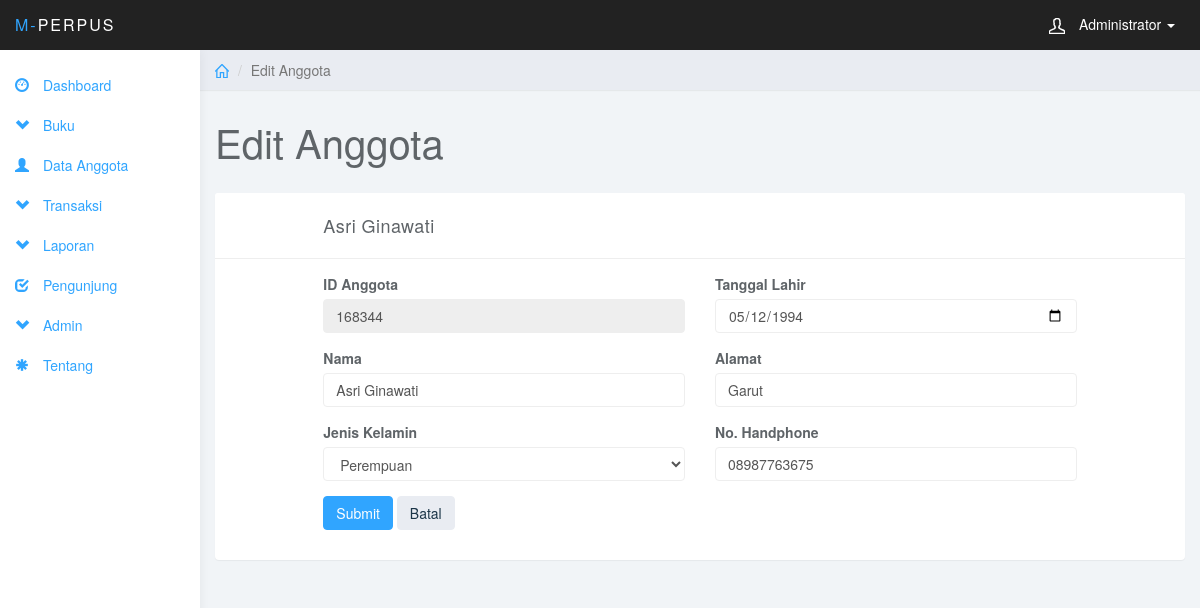
Page /modul/index.php?page=anggota_edit&no=3 (signed in) on the committed database.
### tables this page shows
CREATE TABLE `tbl_anggota` (
  `no` int(5) NOT NULL,
  `id_anggota` int(11) NOT NULL,
  `nama` varchar(25) NOT NULL,
  `jk` enum('L','P') NOT NULL,
  `tgl_lahir` date NOT NULL,
  `alamat` varchar(50) NOT NULL,
  `no_hp` varchar(12) NOT NULL
);

### modul/anggota/anggota_edit.php (the view, shortened to what this page needs)
<?php
    $no     = $_GET['no'];
    $query = "SELECT * FROM tbl_anggota WHERE no=$no";
    $sql = mysql_query($query);
    $data = mysql_fetch_array($sql);
    $id_anggota = $data['id_anggota'];
    $nama = $data['nama'];
    $jk = $data['jk'];
    $tgl_lahir = $data['tgl_lahir'];
    $alamat = $data['alamat'];
    $no_hp = $data['no_hp'];
?>
    <div class="col-sm-9 col-sm-offset-3 col-lg-10 col-lg-offset-2 main">
        <div class="row">
            <ol class="breadcrumb">
                <li><a href="index.php"><svg class="glyph stroked home"><use xlink:href="#stroked-home"></use></svg></a></li>
                <li class="active">Edit Anggota</li>
            </ol>
        </div>
        <div class="row">
            <div class="col-lg-12">
                <h1 class="page-header">Edit Anggota</h1>
            </div>
        </div>
        <div class="row">
            <div class="col-lg-12">
                <div class="panel panel-default">
                    <div class="panel-heading">
                        <div class="col-md-10 col-md-offset-1"><?=$nama ?></div>
                    </div>
                    <div class="panel-body">
                        <form action="?page=anggota_proses_edit" method="post" enctype="multipart/form-data" name="form1" id="form1">
                            <div class="col-md-5 col-md-offset-1">
                                <div class="form-group">
                                    <label>ID Anggota</label>
                                    <input class="form-control" name="id_anggota" placeholder="ID Anggota" value="<?=$id_anggota ?>" readonly required="">
                                </div>
                                <div class="form-group">
                                    <label>Nama</label>
                                    <input class="form-control" name="nama" placeholder="Nama" value="<?=$nama ?>" required="">
                                </div>
                                <div class="form-group">
                                    <label>Jenis Kelamin</label>
                                    <select name="jk" class="form-control">
                                        <option value="p" <?php if( $jk=='P'){echo "selected"; } ?>>Perempuan</option>
                                    </select>
                                </div>
                            </div>
                            <div class="col-md-5">
                                <div class="form-group">
                                    <label>Tanggal Lahir</label>
                                    <input type="date" class="form-control" name="tgl_lahir" value="<?=$tgl_lahir ?>" required="">
                                </div>
                                <div class="form-group">
                                    <label>Alamat</label>
                                    <input class="form-control" name="alamat" placeholder="Alamat" value="<?=$alamat ?>" required="">
                                </div>
                                <div class="form-group">
                                    <label>No. Handphone</label>
                                    <input class="form-control" name="no_hp" placeholder="No. Handphone" value="<?=$no_hp ?>" required="">
                                </div>
                            </div>
                            <div class="col-md-10 col-md-offset-1 form-group">
                                <button type="submit" class="btn btn-primary">Submit</button>
                                <a href="?page=anggota" class="btn btn-default">Batal</a>
                            </div>
                        </form>
                    </div>
                </div>
            </div>
        </div>
    </div>

### css/styles.css (style rules this page uses)
body { background: #f1f4f7; padding-top: 50px; color: #5f6468; }
a, a:hover, a:focus { color: #30a5ff; }
h1, h2, h3, h4, h5, h6 { color: #5f6468; }
h1 { font-weight: 300; font-size: 40px; }
.form-control { border: 1px solid #eee; box-shadow: none; }
.btn-default, .btn-default:hover, .btn-default:focus, .btn-default:active, .btn-default.active, .open > .dropdown-toggle.btn-default, .btn-default.disabled, .btn-default[disabled], fieldset[disabled] .btn-default, .btn-default.disabled:hover, .btn-default[disabled]:hover, fieldset[disabled] .btn-default:hover, .btn-default.disabled:focus, .btn-default[disabled]:focus, fieldset[disabled] .btn-default:focus, .btn-default.disabled:active, .btn-default[disabled]:active, fieldset[disabled] .btn-default:active, .btn-default.disabled.active, .btn-default[disabled].active, fieldset[disabled] .btn-default.active { background-color: #e9ecf2; border-color: #e9ecf2; color: #1b3548; }
.btn-primary, .btn-primary:hover, .btn-primary:focus, .btn-primary:active, .btn-primary.active, .open > .dropdown-toggle.btn-primary, .btn-primary.disabled, .btn-primary[disabled], fieldset[disabled] .btn-primary, .btn-primary.disabled:hover, .btn-primary[disabled]:hover, fieldset[disabled] .btn-primary:hover, .btn-primary.disabled:focus, .btn-primary[disabled]:focus, fieldset[disabled] .btn-primary:focus, .btn-primary.disabled:active, .btn-primary[disabled]:active, fieldset[disabled] .btn-primary:active, .btn-primary.disabled.active, .btn-primary[disabled].active, fieldset[disabled] .btn-primary.active { background-color: #30a5ff; border-color: #30a5ff; }
.panel { border: 0; }
.panel-heading { font-size: 18px; font-weight: 300; letter-spacing: 0.025em; height: 66px; line-height: 45px; }
.panel-default .panel-heading { background: #fff; border-bottom: 1px solid #eee; color: #5f6468; }
.breadcrumb { border-radius: 0; padding: 10px 15px; background: #e9ecf2; box-shadow: 0 1px 1px rgba(0, 0, 0, .05); margin: 0 ; }
h1.page-header { margin-top: 30px; border-bottom: 0; }
.breadcrumb .glyph { height: 14px; width: 14px; margin: -2px 0 0 0; stroke-width: 4px; }

### rows in the picture
tbl_anggota: nama "Asri Ginawati", id_anggota "168344", jk "Perempuan", tgl_lahir "05/12/1994", alamat "Garut", no_hp "08987763675"

### other values in the picture
$_SESSION['nama'] "Administrator"
